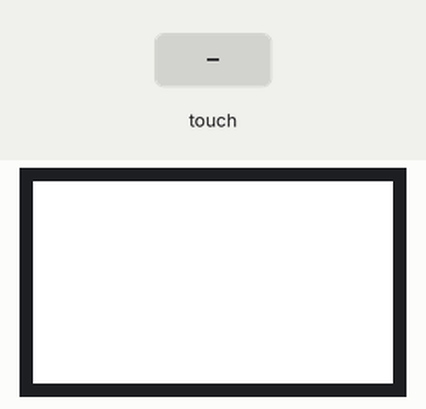
Recording of a program running on a simulated ESP32. Parts: 240×135 colour display. Inputs (shaded band) come from the test bench. Storage starts empty; what the program prints to the serial monitor is not drawn.

Above: at 1.4 s.
1.5 s: screen touched at 13 % across, 10 % down
At 2.5 s:
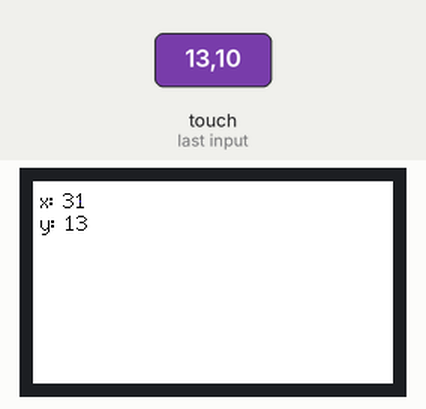
3.1 s: screen touched at 38 % across, 10 % down
Timing chart, 0 to 6.1 s (numbered marks = the images above; inputs shaded):
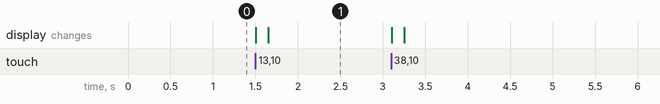

The program:

main.cpp
```cpp
#include <Arduino.h>

#if !defined(ESP32)
	#error Select "ttgo-t7-v13-mini32"
#endif

#include <FS.h>
#include <SPI.h>

#include <TFT_eSPI.h>

#define	TFT_SCK		18
#define	TFT_MOSI	23
#define	TFT_MISO	19
#define	TFT_CS		5

#define	TFT_DC		27
#define	TFT_RST		33
#define	TFT_BL		22

TFT_eSPI tft = TFT_eSPI();                   // Invoke custom library with default width and height

#define CALIBRATION_FILE "/calibrationData"

void setup(void) {
	uint16_t calibrationData[5];
	uint8_t calDataOK = 0;

	Serial.begin(115200);
	Serial.println("starting");

	tft.init();

	tft.setRotation(3);
	tft.fillScreen((0xFFFF));

	tft.setCursor(20, 0, 2);
	tft.setTextColor(TFT_BLACK, TFT_WHITE);  tft.setTextSize(1);
	tft.println("calibration run");

	// check file system
	if (!SPIFFS.begin()) {
		Serial.println("formating file system");

		SPIFFS.format();
		SPIFFS.begin();
	}

	// check if calibration file exists
	if (SPIFFS.exists(CALIBRATION_FILE)) {
		File f = SPIFFS.open(CALIBRATION_FILE, "r");
		if (f) {
			if (f.readBytes((char *)calibrationData, 14) == 14)
				calDataOK = 1;
			f.close();
		}
	}
	if (calDataOK) {
		// calibration data valid
		tft.setTouch(calibrationData);
	} else {
		// data not valid. recalibrate
		tft.calibrateTouch(calibrationData, TFT_WHITE, TFT_RED, 15);
		// store data
		File f = SPIFFS.open(CALIBRATION_FILE, "w");
		if (f) {
			f.write((const unsigned char *)calibrationData, 14);
			f.close();
		}
	}
	tft.fillScreen((0xFFFF));
}

void loop() {
	uint16_t x, y;
	static uint16_t color;

	if (tft.getTouch(&x, &y)) {

		tft.setCursor(5, 5, 2);
		tft.printf("x: %i     ", x);
		tft.setCursor(5, 20, 2);
		tft.printf("y: %i    ", y);

		tft.drawPixel(x, y, color);
		color += 155;
	}
}
```

Measured:
- after the input at 1.5 s, the display: first changes at once (image 1 shows a later state)
